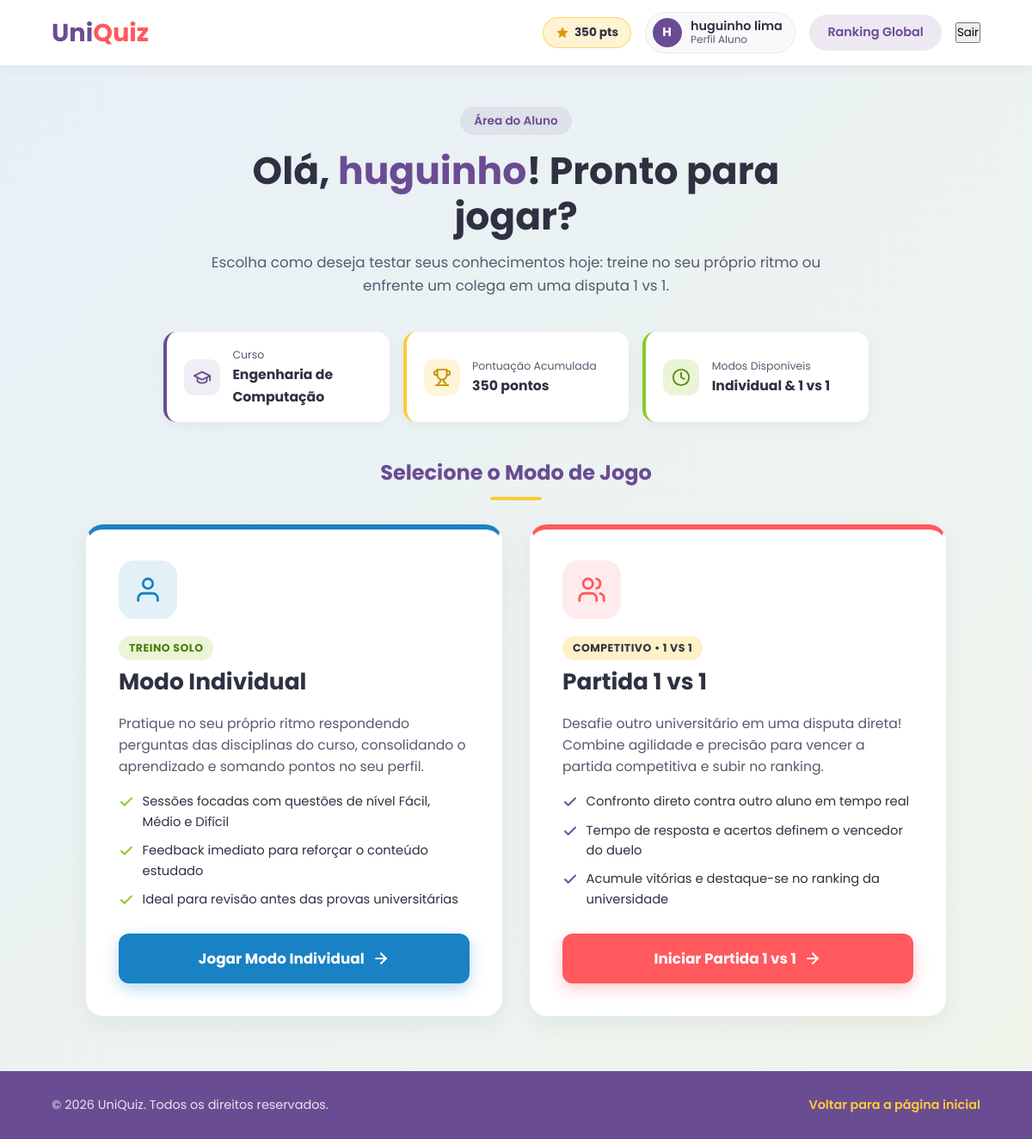
Before: /aluno/ (signed in) with the older database file.
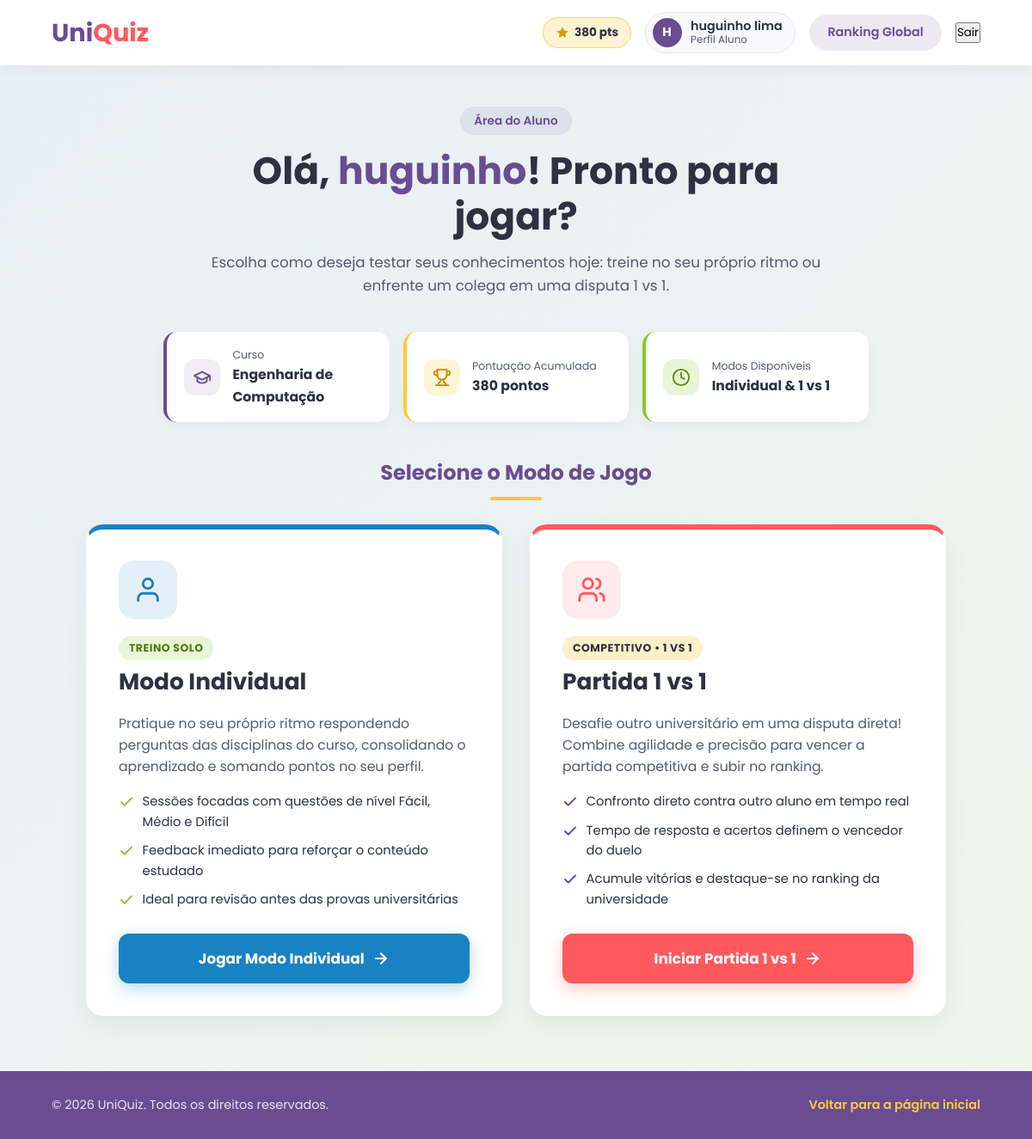
After: the same page with the newer database file.
### uniquiz/models.py (models this page shows, shortened)
class Usuario(AbstractUser):
    CREDENCIAL = [
        (1, 'Aluno'),
        (2, 'Professor')
    ]
    id = models.UUIDField(default=uuid.uuid4, primary_key=True, editable=False)
    credencial = models.IntegerField(choices=CREDENCIAL, default=1)
    curso = models.CharField(max_length=100, default='Engenharia de Computação')
    pontuacao_total = models.IntegerField(default=0)

### uniquiz/views.py (the view)
# urls.py: path('aluno/', views.telaAluno, name='tela-aluno'),
@credencial_requerida(1)
def telaAluno(request):
    return render(request, 'uniquiz/tela-aluno.html')

### uniquiz/templates/uniquiz/tela-aluno.html (shortened to what the changed rows need)
<!DOCTYPE html>
<html lang="pt-BR">
<head>
</head>
<body>
    <header class="site-header">
        <nav class="site-nav" aria-label="Navegação principal do aluno">
            <div class="user-bar">
                <div class="points-badge" aria-label="Pontuação total">
                    <svg viewBox="0 0 24 24" fill="currentColor" aria-hidden="true">
                        <path d="M12 2l2.9 6.26L22 9.27l-5 4.87 1.18 6.88L12 17.77l-6.18 3.25L7 14.14 2 9.27l7.1-1.01L12 2z"/>
                    </svg>
                    <span>{% if user.is_authenticated %}{{ user.pontuacao_total }}{% else %}0{% endif %} pts</span>
                </div>
                <div class="student-pill">
                    <span class="student-avatar" aria-hidden="true">
                        {% if user.is_authenticated and user.first_name %}
                            {{ user.first_name|slice:":1" }}
                        {% elif user.is_authenticated %}
                            {{ user.username|slice:":1" }}
                        {% else %}
                            A
                        {% endif %}
                    </span>
                    <div class="student-info">
                        <span class="student-name">
                            {% if user.is_authenticated %}
                                {{ user.first_name|default:user.username }}{% if user.last_name %} {{ user.last_name }}{% endif %}
                            {% else %}
                                Aluno UniQuiz
                            {% endif %}
                        </span>
                        <span class="student-role">Perfil Aluno</span>
                    </div>
                </div>
            </div>
        </nav>
    </header>
    <main>
        <section class="welcome-section" aria-labelledby="welcome-title">
            <h1 id="welcome-title">
                Olá, <span>{% if user.is_authenticated %}{{ user.first_name|default:user.username }}{% else %}Estudante{% endif %}</span>! Pronto para jogar?
            </h1>
        </section>
        <section class="stats-bar" aria-label="Resumo do perfil do aluno">
            <div class="stat-item">
                <div>
                    <span class="stat-label">Curso</span>
                    <span class="stat-value">{% if user.is_authenticated %}{{ user.curso }}{% else %}Engenharia de Computação{% endif %}</span>
                </div>
            </div>
            <div class="stat-item stat-points">
                <div>
                    <span class="stat-label">Pontuação Acumulada</span>
                    <span class="stat-value">{% if user.is_authenticated %}{{ user.pontuacao_total }}{% else %}0{% endif %} pontos</span>
                </div>
            </div>
        </section>
        <section class="modes-section" aria-labelledby="modes-title">
            <h2 id="modes-title" class="section-heading">Selecione o Modo de Jogo</h2>
        </section>
    </main>
</body>
</html>

Changed rows visible on the page:
changed Usuario "huguinho": pontuacao_total "350" → "380"
